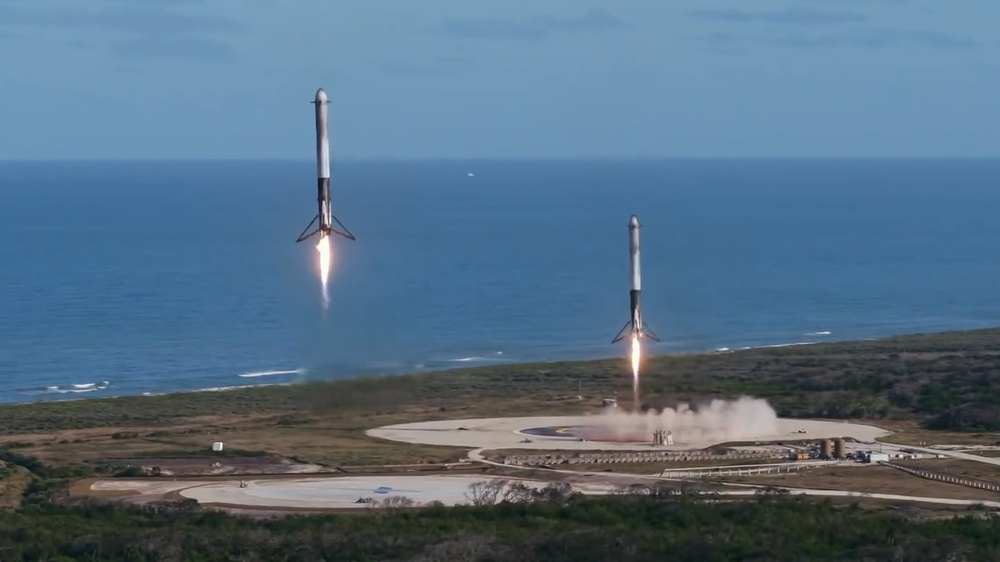
%> input picture Matlab Exercises/Exercise1-6/spacex1.jpg, 1000 x 562 px, shrunk from 1920 x 1080 before the run; the run also reads 1 picture not shown here
$ octave Exercise1-6.m   (GNU Octave 9; MATLAB toolbox functions it lacks are replaced by stand-ins)
%> lines starting %> are read from the running program, lines starting %| are printed output that depends on the picture
%%%%%%%%%%%%%%%%%%%%%%%%%%%%%%%%%%%%%%%%%%%%%%%%%%%%%%%%%%%%%%%%%%%%%%%%%%%
% ESERCIZIO: 1.6
% AUTORE:    Amos Cappellaro
% MATRICOLA: 134059
%
% Operando con un dispositivo mobile o desktop, acquisire due foto (frame)
% della stessa identica scena in due istanti successivi, molto vicini uno
% all'altro. La scena deve essere statica, cioè senza oggetti in moto
% relativo rispetto alla fotocamera. Usando le procedure MATLAB:
%%%%%%%%%%%%%%%%%%%%%%%%%%%%%%%%%%%%%%%%%%%%%%%%%%%%%%%%%%%%%%%%%%%%%%%%%%%

%%%%%%%%%%%%%%%%%%%%%%%%%%%%%%%%%%%%%%%%%%%%%%%%%%%%%%%%%%%%%%%%%%%%%%%%%%%
% Parte a)
%
% Visualizzare le due immagini (frame). Di una delle due riportare i
% metadati

frame1 = imread('spacex1.jpg');
%> frame1 is the input picture: size 562x1000x3 uint8; mean R, G, B 85.2, 110.7, 131.8
frame2 = imread('spacex2.jpg');

% visualizzazione frames
figure('Name','Esercizio 1.6 (a)','NumberTitle','off');
subplot(2,1,1);
imshow(frame1,'InitialMagnification','fit'), title('Frame 1');
subplot(2,1,2);
imshow(frame2,'InitialMagnification','fit'), title('Frame 2');

% metadati frame1
metaFrame1 = imfinfo('spacex1.jpg')

%%%%%%%%%%%%%%%%%%%%%%%%%%%%%%%%%%%%%%%%%%%%%%%%%%%%%%%%%%%%%%%%%%%%%%%%%%%
% Parte b)
%
% Convertire i due frame in immagini di intensità. Visualizzare le due
% immagini di intensità ciascuna col proprio istogramma;

% conversione a livelli di grigio
frame1gray = rgb2gray(frame1);
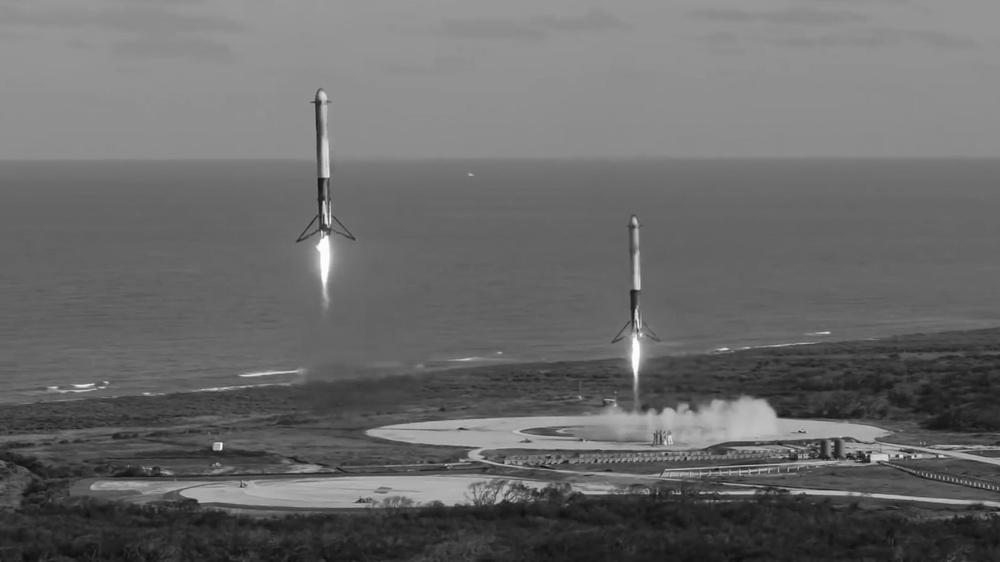
%> frame1gray: size 562x1000 uint8; min 8, max 254, mean 105.4
frame2gray = rgb2gray(frame2);

% visualizzazione frame1gray + istogramma
figure('Name','Esercizio 1.6 (b)','NumberTitle','off');
subplot(2,2,1);
imshow(frame1gray,'InitialMagnification','fit');
title('Frame 1');
subplot(2,2,2);
imhist(frame1gray), grid;
title('Istogramma - Frame 1');

% visualizzazione frame2gray + istogramma
subplot(2,2,3);
imshow(frame2gray,'InitialMagnification','fit');
title('Frame 2');
subplot(2,2,4);
imhist(frame2gray), grid;
title('Istogramma - Frame 2');
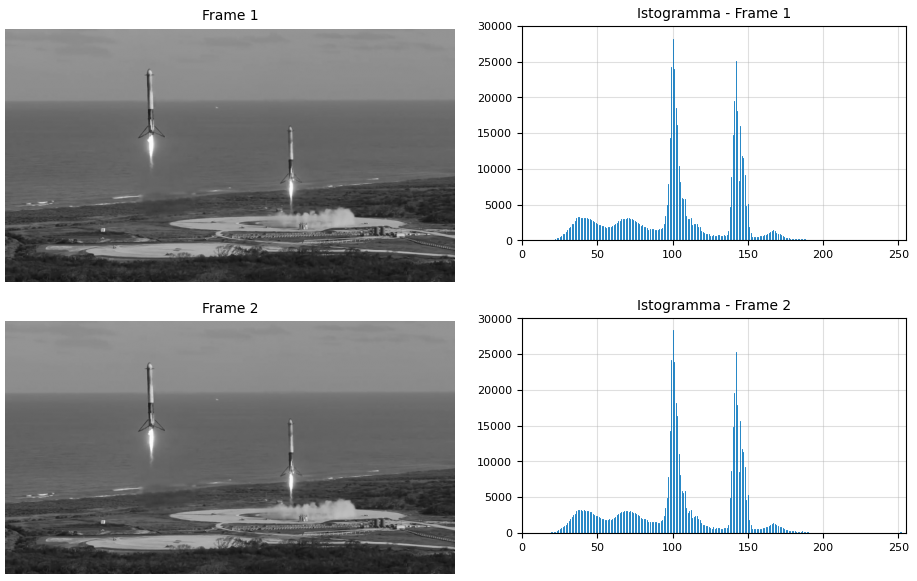
%> figure redrawn from the program's plot data, 4 panels

%%%%%%%%%%%%%%%%%%%%%%%%%%%%%%%%%%%%%%%%%%%%%%%%%%%%%%%%%%%%%%%%%%%%%%%%%%%
% Parte c)
%
% Calcolare la differenza pixel per pixel tra le due immagini di intensità,
% dopo aver convertito queste ultime in formato double. Visualizzare
% l'immagine-differenza, considerando il fatto che in essa i valori dei
% pixel possono essere negativi. Visualizzare l'istogramma dell'immagine
% differenza usando la procedura histogram()

% differenza pixel tra frame1gray e frame2gray
differenza = double(frame1gray) - double(frame2gray);
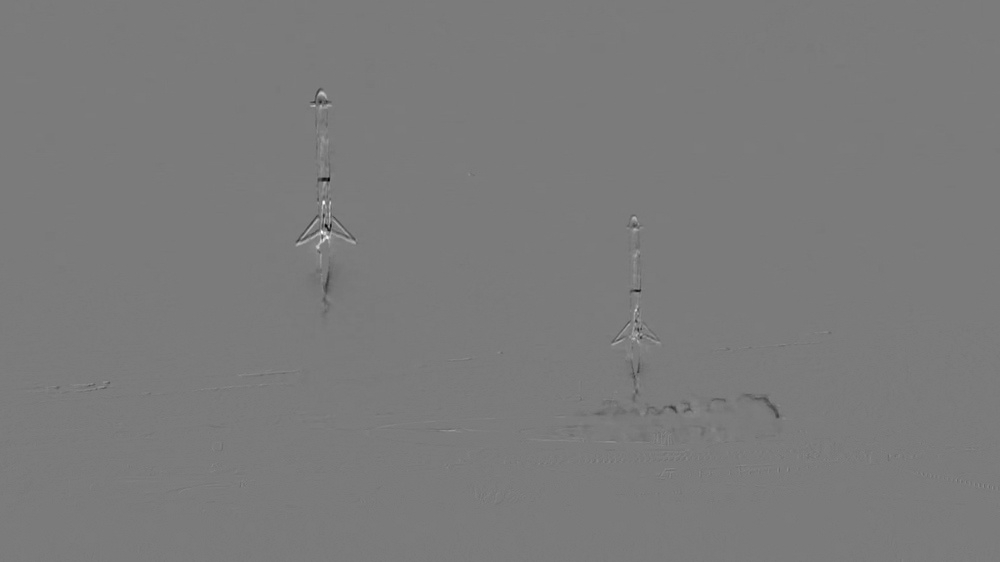
%> differenza: size 562x1000 double; min -146, max 156, mean -0.1; drawn with min black and max white

figure('Name','Esercizio 1.6 (c)','NumberTitle','off'), subplot(1,2,1);
imshow(differenza);
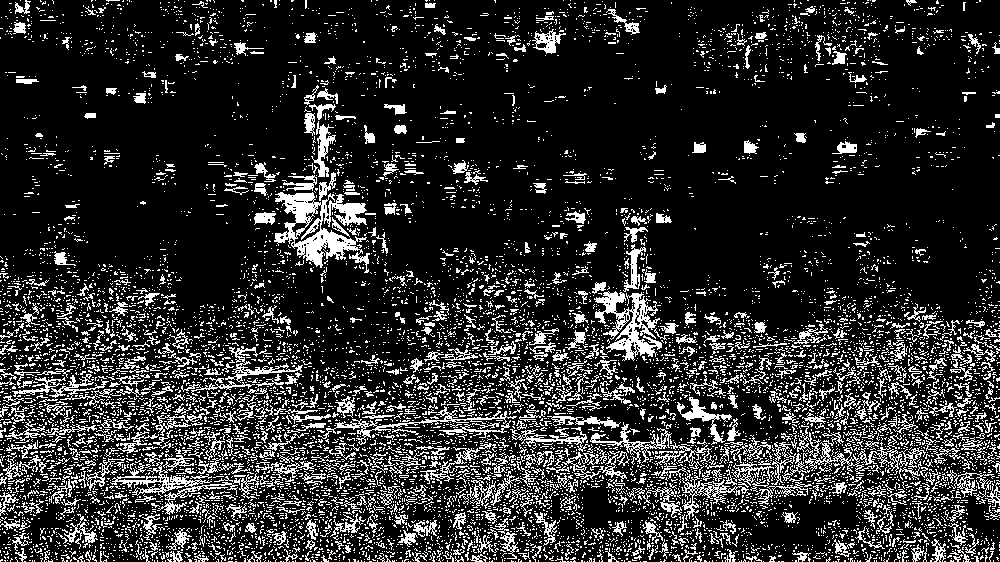
%> displayed picture: size 562x1000, on the screen's scale of 0 to 255; 17.2% white in thin lines or dots
title('Differenza');
subplot(1,2,2);
histogram(differenza);
title('Istogramma - Differenza');
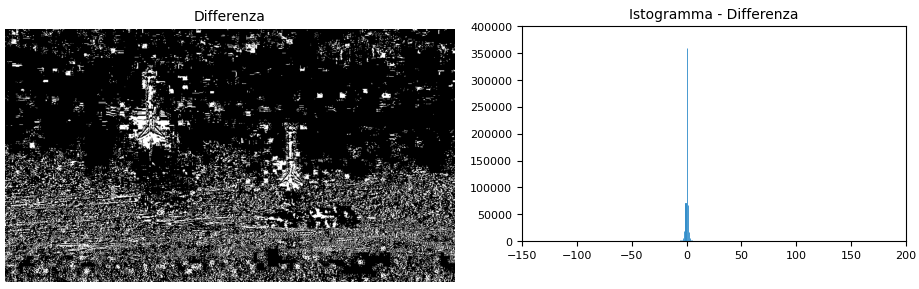
%> figure redrawn from the program's plot data, 2 panels

%%%%%%%%%%%%%%%%%%%%%%%%%%%%%%%%%%%%%%%%%%%%%%%%%%%%%%%%%%%%%%%%%%%%%%%%%%%
